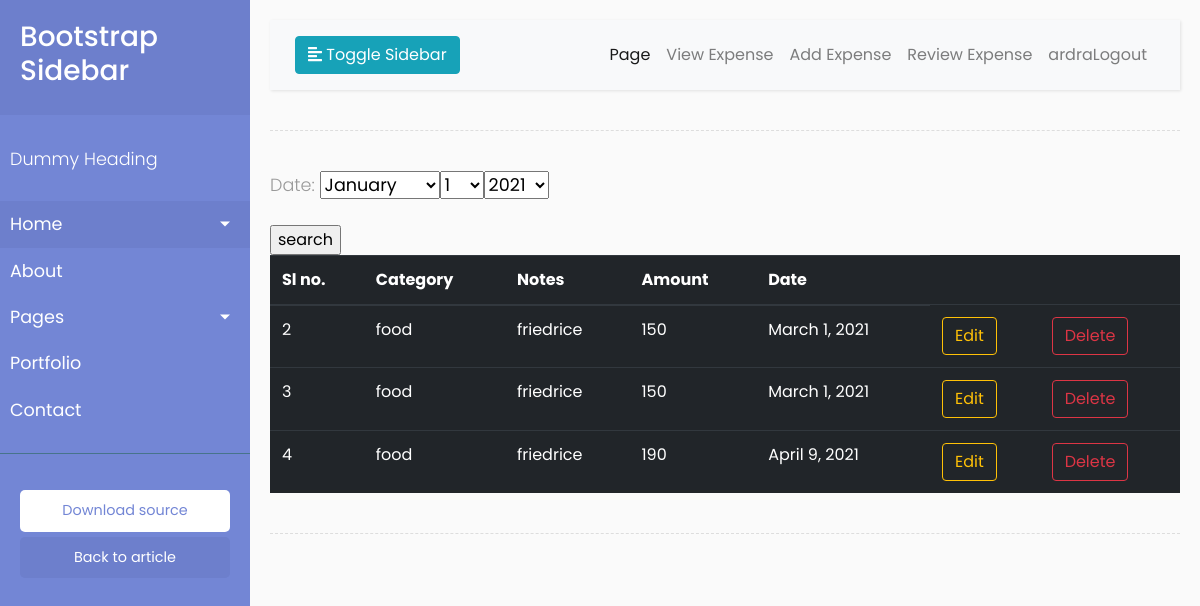
/budget/viewexpenses (signed in), run on the app's committed database.
### budget/models.py (models this page shows, shortened)
class Expense(models.Model):
    category=models.ForeignKey(Category,on_delete=models.CASCADE)
    notes=models.CharField(max_length=250,null=True)
    amount=models.IntegerField()
    user=models.CharField(max_length=120)
    date=models.DateField()

class Category(models.Model):
    category_name=models.CharField(max_length=120,unique=True)
    def __str__(self):
        return self.category_name

### budget/views.py (the view, shortened to what this page needs)
# urls.py: path("viewexpenses",view_expenses,name="viewexpenses"),
@login_required
def view_expenses(request):
    form=DateSearchForm()
    context={}
    expenses=Expense.objects.filter(user=request.user)
    context["form"]=form
    context["expenses"]=expenses
    return render(request,"budget/viewexpenses.html",context)

### budget/forms.py
class DateSearchForm(forms.Form):
    date=forms.DateField(widget=forms.SelectDateWidget())

### budget/templates/budget/viewexpenses.html (shortened to what this page needs)
<!DOCTYPE html>
{%extends 'budget/base.html'%}
{% block body_block %}
<form method="post">
   {{form.as_p}}
    <input type="submit" value="search">
</form>
<table class="table table-dark">
  <thead>
    <tr>
      <th scope="col">Sl no.</th>
      <th scope="col">Category</th>
      <th scope="col">Notes</th>
      <th scope="col">Amount</th>
      <th scope="col">Date</th>
    </tr>
  </thead>
  <tbody>
    {%for expense in expenses%}
    <tr>
        <td>{{expense.id}}</td>
         <td>{{expense.category}}</td>
         <td>{{expense.notes}}</td>
         <td>{{expense.amount}}</td>
         <td>{{expense.date}}</td>
        <td><a href="{%url 'editexpense' expense.id%}" class="btn btn-outline-warning">Edit</a></td>
        <td><a href="{%url 'deleteexpense' expense.id%}" class="btn btn-outline-danger">Delete</a> </td>
    </tr>
  {% endfor %}
  </tbody>
</table>
{%endblock%}

### budget/templates/budget/base.html (shortened to what this page needs)
<!DOCTYPE html>
{%load static%}
<html>
<head>
    <link rel="stylesheet" href="https://stackpath.bootstrapcdn.com/bootstrap/4.1.0/css/bootstrap.min.css">
    <link rel="stylesheet" href="{%static 'css/style.css'%}">
</head>
<body>
    <div class="wrapper">
        <nav id="sidebar">
            <div class="sidebar-header">
                <h3>Bootstrap Sidebar</h3>
            </div>
            <ul class="list-unstyled components">
                <p>Dummy Heading</p>
                <li class="active">
                    <a href="#homeSubmenu" data-toggle="collapse" aria-expanded="false" class="dropdown-toggle">Home</a>
                </li>
                <li>
                    <a href="#">About</a>
                </li>
                <li>
                    <a href="#pageSubmenu" data-toggle="collapse" aria-expanded="false" class="dropdown-toggle">Pages</a>
                </li>
                <li>
                    <a href="#">Portfolio</a>
                </li>
                <li>
                    <a href="#">Contact</a>
                </li>
            </ul>
            <ul class="list-unstyled CTAs">
                <li>
                    <a href="https://bootstrapious.com/tutorial/files/sidebar.zip" class="download">Download source</a>
                </li>
                <li>
                    <a href="https://bootstrapious.com/p/bootstrap-sidebar" class="article">Back to article</a>
                </li>
            </ul>
        </nav>
        <div id="content">
            <nav class="navbar navbar-expand-lg navbar-light bg-light">
                <div class="container-fluid">
                    <button type="button" id="sidebarCollapse" class="btn btn-info">
                        <i class="fas fa-align-left"></i>
                        <span>Toggle Sidebar</span>
                    </button>
                    <div class="collapse navbar-collapse" id="navbarSupportedContent">
                        <ul class="nav navbar-nav ml-auto">
                            <li class="nav-item active">
                                <a class="nav-link" href="#">Page</a>
                            </li>
                            <li class="nav-item">
                                <a class="nav-link" href="{%url 'viewexpenses'%}">View Expense</a>
                            </li>
                            <li class="nav-item">
                                <a class="nav-link" href="{%url 'addexpense'%}">Add Expense</a>
                            </li>
                            <li class="nav-item">
                                <a class="nav-link" href="{%url 'review'%}">Review Expense</a>
                            </li>
                            <li class="nav-item">
                                <a class="nav-link" href="{%url 'signout'%}">{{request.user}}Logout</a>
                            </li>
                        </ul>
                    </div>
                </div>
            </nav>
            <div class="line"></div>
                    {%block body_block %}
                    {% endblock %}
            <div class="line"></div>
        </div>
    </div>
</body>
</html>

### budget/static/css/style.css (style rules this page uses)
body { font-family: 'Poppins', sans-serif; background: #fafafa; }
p { font-family: 'Poppins', sans-serif; font-size: 1.1em; font-weight: 300; line-height: 1.7em; color: #999; }
a, a:hover, a:focus { color: inherit; text-decoration: none; transition: all 0.3s; }
.navbar { padding: 15px 10px; background: #fff; border: none; border-radius: 0; margin-bottom: 40px; box-shadow: 1px 1px 3px rgba(0, 0, 0, 0.1); }
.line { width: 100%; height: 1px; border-bottom: 1px dashed #ddd; margin: 40px 0; }
.wrapper { display: flex; width: 100%; align-items: stretch; }
#sidebar { min-width: 250px; max-width: 250px; background: #7386D5; color: #fff; transition: all 0.3s; }
#sidebar .sidebar-header { padding: 20px; background: #6d7fcc; }
#sidebar ul.components { padding: 20px 0; border-bottom: 1px solid #47748b; }
#sidebar ul p { color: #fff; padding: 10px; }
#sidebar ul li a { padding: 10px; font-size: 1.1em; display: block; }
#sidebar ul li.active>a, a[aria-expanded="true"] { color: #fff; background: #6d7fcc; }
a[data-toggle="collapse"] { position: relative; }
.dropdown-toggle::after { display: block; position: absolute; top: 50%; right: 20px; transform: translateY(-50%); }
ul.CTAs { padding: 20px; }
ul.CTAs a { text-align: center; font-size: 0.9em !important; display: block; border-radius: 5px; margin-bottom: 5px; }
a.download { background: #fff; color: #7386D5; }
a.article, a.article:hover { background: #6d7fcc !important; color: #fff !important; }
#content { width: 100%; padding: 20px; min-height: 100vh; transition: all 0.3s; }

### data on the page
Expense: id "2", category "food", notes "friedrice", amount "150", date "March 1, 2021"
Expense: id "3", category "food", notes "friedrice", amount "150", date "March 1, 2021"
Expense: id "4", category "food", notes "friedrice", amount "190", date "April 9, 2021"

### other printed values
{{ request.user }} "ardra"
